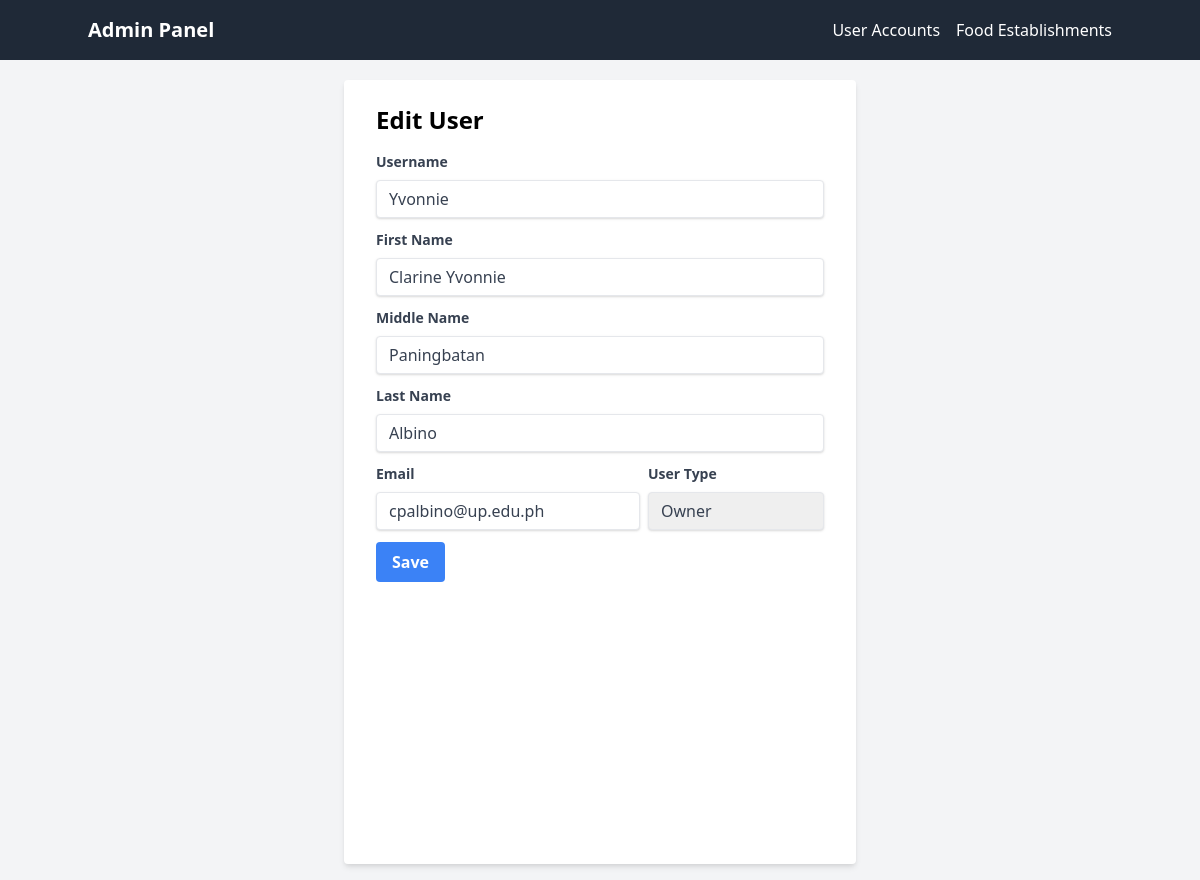
Page /admin/edit-user/2 on the committed database.
### tables this page shows
CREATE TABLE ACCOUNT (
        user_id INTEGER PRIMARY KEY AUTOINCREMENT,
        username VARCHAR(100) NOT NULL UNIQUE,
        firstname VARCHAR(50) NOT NULL,
        middlename VARCHAR(50),
        lastname VARCHAR(100) NOT NULL,
        email VARCHAR(50) NOT NULL UNIQUE,
        user_type VARCHAR(8) CHECK (user_type IN ('customer','owner')) NOT NULL,
        password_ VARCHAR(255) NOT NULL
    );

### app.py (the view, shortened to what this page needs)
@app.route('/admin/edit-user/<int:user_id>', methods=['GET', 'POST'])
def edit_user(user_id):
    if request.method == 'GET':
        connection = sqlite3.connect("project.db")
        cursor = connection.cursor()
        cursor.execute("SELECT user_id, username, email, user_type, firstname, middlename, lastname FROM ACCOUNT WHERE user_id = ?", (user_id,))
        user = cursor.fetchone()
        connection.close()
        return render_template('EditUser.html', user=user)

### templates/EditUser.html (shortened to what this page needs)
<!DOCTYPE html>
<html lang="en">
<head>
    <link href="https://cdn.jsdelivr.net/npm/tailwindcss@2.2.19/dist/tailwind.min.css" rel="stylesheet">
</head>
<body class="flex mt-20 justify-center h-screen bg-gray-100">
    {% include 'AdminNav.html' %}
    <form class="bg-white shadow-md rounded px-8 pt-6 pb-8 mb-4 w-full max-w-lg" method="post">
        <h1 class="text-2xl font-bold mb-4">Edit User</h1>
        <div class="mb-3">
            <label class="block text-gray-700 text-sm font-bold mb-2" for="username">
                Username
            </label>
            <input class="shadow appearance-none border rounded w-full py-2 px-3 text-gray-700 leading-tight focus:outline-none focus:shadow-outline" id="username" name="username" type="text" value="{{ user[1] }}">
        </div>
        <div class="mb-3">
            <label class="block text-gray-700 text-sm font-bold mb-2" for="firstname">
                First Name
            </label>
            <input class="shadow appearance-none border rounded w-full py-2 px-3 text-gray-700 leading-tight focus:outline-none focus:shadow-outline" id="firstname" name="firstname" type="text" value="{{ user[4] }}">
        </div>
        <div class="mb-3">
            <label class="block text-gray-700 text-sm font-bold mb-2" for="middlename">
                Middle Name
            </label>
            <input class="shadow appearance-none border rounded w-full py-2 px-3 text-gray-700 leading-tight focus:outline-none focus:shadow-outline" id="middlename" name="middlename" type="text" value="{{ user[5] }}">
        </div>
        <div class="mb-3">
            <label class="block text-gray-700 text-sm font-bold mb-2" for="lastname">
                Last Name
            </label>
            <input class="shadow appearance-none border rounded w-full py-2 px-3 text-gray-700 leading-tight focus:outline-none focus:shadow-outline" id="lastname" name="lastname" type="text" value="{{ user[6] }}">
        </div>
        <div class="flex space-x-2 mb-3">
            <div class="w-3/5">
                <label class="block text-gray-700 text-sm font-bold mb-2" for="email">
                    Email
                </label>
                <input class="shadow appearance-none border rounded w-full py-2 px-3 text-gray-700 leading-tight focus:outline-none focus:shadow-outline" id="email" name="email" type="email" value="{{ user[2] }}">
            </div>
            <div class="w-2/5">
                <label class="block text-gray-700 text-sm font-bold mb-2" for="user_type">
                    User Type
                </label>
                <select class="shadow appearance-none border rounded w-full py-2 px-3 text-gray-700 leading-tight focus:outline-none focus:shadow-outline" id="user_type" name="user_type">
                    <option value="owner" {% if user[3] == 'owner' %}selected{% endif %}>Owner</option>
                </select>
            </div>
        </div>
        <div class="flex items-center justify-between mt-3">
            <button class="bg-blue-500 hover:bg-blue-700 text-white font-bold py-2 px-4 rounded focus:outline-none focus:shadow-outline" type="submit">
                Save
            </button>
        </div>
    </form>
</body>
</html>

### rows in the picture
ACCOUNT: username "Yvonnie", firstname "Clarine Yvonnie", middlename "Paningbatan", lastname "Albino", email "cpalbino@up.edu.ph", user_type "Owner"
